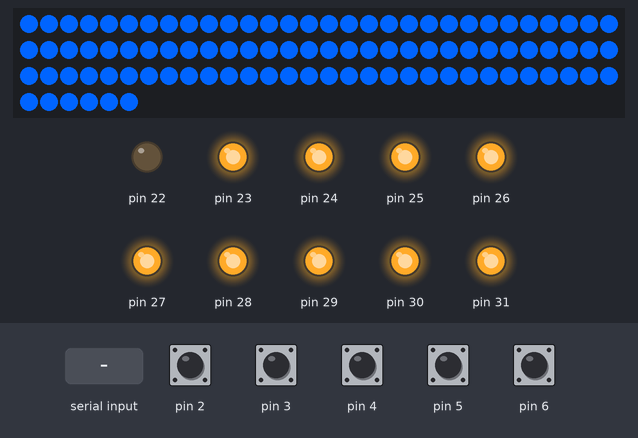
The sketch below on a simulated Arduino Mega 2560, built with avr-gcc and run on an emulated ATmega2560. Shown: 96 RGB LEDs in strip order, left to right, continuing on the next row, output pins drawn as LEDs (lit = HIGH). The inputs (shaded band) are chosen by the test bench; at power-on: pin 2–6 HIGH.

Above: at 3.4 s.
3.5 s: "1\n" received over the second serial link
At 5.2 s:
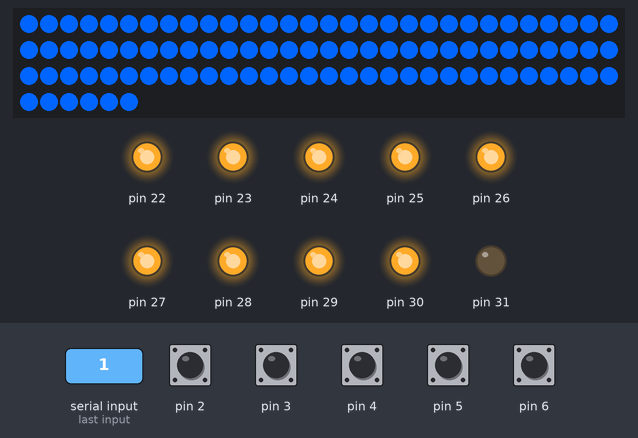
At 7.0 s:
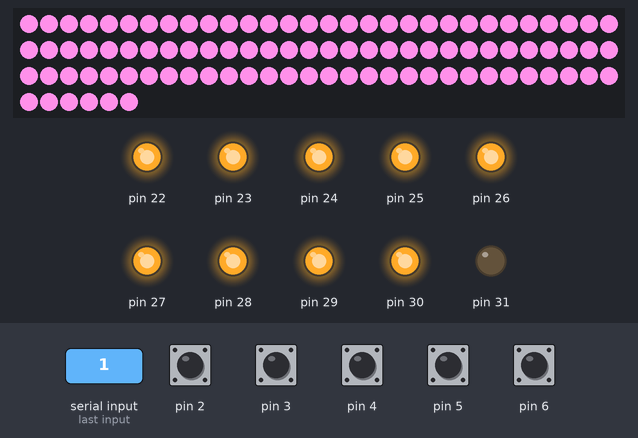
10.1 s: "0\n" received over the second serial link
13.1 s: pin 2 pulled LOW for 0.15 s
At 14.9 s:
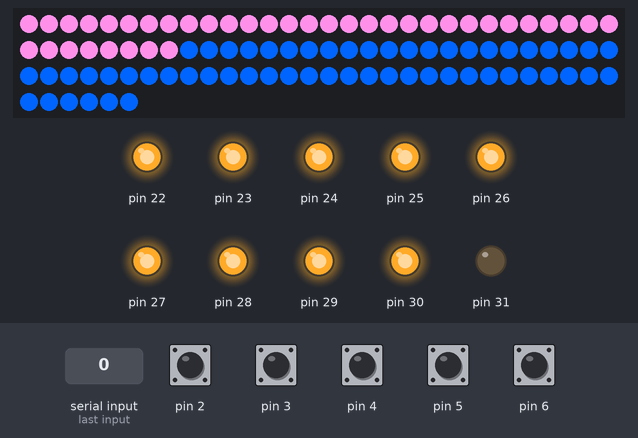
Timing chart, 0 to 16.4 s (numbered marks = the images above; inputs shaded):
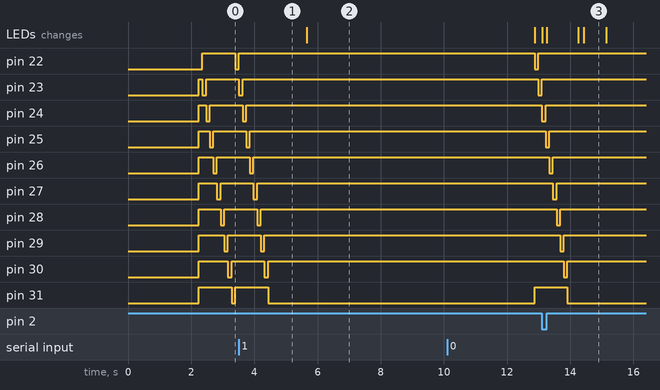

Measured:
- after the input at 3.5 s, pin 22: goes on until 3.5 s, then stays HIGH; pin 23: goes on until 3.6 s, then stays HIGH; pin 24: goes on until 3.7 s, then stays HIGH; pin 25: goes on until 3.9 s, then stays HIGH; pin 26: goes on until 4.0 s, then stays HIGH
- what the display in image 3 shows lasts 0.7 s, from 14.4 s to 15.1 s

The sketch:

arduino_icescape.ino
```cpp
#include "LPD8806.h"
#define BTSerial Serial1
#define BAUD 115200

// LED initialization
int nLEDs = 96;
int dataPin  = 8;
int clockPin = 9;
LPD8806 strip = LPD8806(nLEDs, dataPin, clockPin);

char ledArray[48];
int reedArray[48];
bool reversedRow = false;

void setup() {
  for (int i = 0; i < 48; i ++) {
    reedArray[i] = 1;
    ledArray[i] = '1';
  }
  BTSerial.begin(BAUD);
  Serial.begin(BAUD);

  // Initialize pins for the Matrix
  pinMode(2, INPUT_PULLUP);
  pinMode(3, INPUT_PULLUP);
  pinMode(4, INPUT_PULLUP);
  pinMode(5, INPUT_PULLUP);
  pinMode(6, INPUT_PULLUP);
  pinMode(22, OUTPUT);
  pinMode(23, OUTPUT);
  pinMode(24, OUTPUT);
  pinMode(25, OUTPUT);
  pinMode(26, OUTPUT);
  pinMode(27, OUTPUT);
  pinMode(28, OUTPUT);
  pinMode(29, OUTPUT);
  pinMode(30, OUTPUT);
  pinMode(31, OUTPUT);

  strip.begin();
  strip.show();
  colorWipe(strip.Color(0, 50, 255), 50);
}

void setPinLow(int pin) {
  for (int i = 0; i < 10; i++) {
    bool isPin = (i == pin);
    bool PinLevel = !isPin;
    digitalWrite(i + 22, PinLevel);
  }
}

void colorWipe(uint32_t c, uint8_t wait) {
  // Colors the whole field
  int i;

  for (i = 0; i < strip.numPixels(); i++) {
    // Change the color of all the LEDS.
    // strip.show() is called every time to give a slow wipe effect
    strip.setPixelColor(i, c);
    strip.show();
  }

}

void lost(int index) {
  strip.setPixelColor(index * 2 , 255, 0, 0);
  strip.setPixelColor(index * 2 + 1, 255, 0, 0);
  colorWipe(strip.Color(255, 0, 0), 50);
  delay(2000);
  colorWipe(strip.Color(0, 50, 255), 50);
  delay(200);
  showRoute();
  delay(2000);
  colorWipe(strip.Color(0, 50, 255), 50);
}

void showRoute() {
  for (int i = 0; i < 96; i += 2) {
    if (ledArray[i / 2] == '1') {
      strip.setPixelColor(i, 255, 200, 245);
      strip.setPixelColor(i + 1, 255, 200, 245);
    }
    else if (ledArray[i / 2] == '0') {
      strip.setPixelColor(i, 0, 50, 255);
      strip.setPixelColor(i + 1, 0, 50, 255);
    }
    strip.show();
  }
}

void loop() {
  if (BTSerial.available()) {
    // If there's data to read from the bluetooth, then pack it in the
    // LED array
    // The data comes in the form 0+0000000000000000-
    // The number before the "+" means the order of the positions in the matrix (0 - 2)
    // The next 16 binary numbers describe if the LED should be on or off (16 * 3 = 48 Fields)
    // The "-" represents the end of the String
    //
    String data = BTSerial.readStringUntil('\n');
    bool started = false;
    int nextIndex = 0;
    char start = '+', finish = '-';
    if (data.length() > 0) {
      for (int i = 0; i < data.length(); i++) {
        if (data.charAt(i) == finish) {
          started = false;
        }
        if (started == true) {

          ledArray[nextIndex] = data.charAt(i);
          nextIndex++;
        }
        if (data.charAt(i) == start) {
          started = true;
        }
      }
      showRoute();
      delay(5000);
      colorWipe(strip.Color(0, 50, 255), 50);
    }
    Serial.println("");
  }

  int helperIndex = 0, offset = 0, elementCounter = 0;
  for (int row = 0; row < 10; row++) {
    // Check the whole matrix to get the player's position
    helperIndex = 0;
    helperIndex = (row % 2 == 0) ? 0 : 4;
    setPinLow(row);
    for (int element = 0; element < 5; element++) {
      int index = (element + (row * 5)) + helperIndex;
      if (row >= 3) {
        offset = 1;
      }
      if (row >= 6) {
        offset = 2;
      }
      if (row % 2 != 0) {
        helperIndex -= 2;
      }
      reedArray[index - offset] = digitalRead(2 + element);
      if ((reedArray[index] == 0 && ledArray[index] == '0')) {
        // If the field is wrong
        lost(index);
      }
      else if ((reedArray[index] == 0 && ledArray[index] == '1' )) {
        if ((row == 9 || row == 8 && (element == 3 || element == 4))) {
          // If the player comes to the last field: Displays Green
          colorWipe(strip.Color(0, 50, 0), 50);
          delay(1000);
          colorWipe(strip.Color(0, 50, 255), 50);
        }
        else {
          // Color the Field White when the movement was correct
          strip.setPixelColor(index * 2 ,  255, 200, 245);
          strip.setPixelColor(index * 2 + 1,  255, 200, 245);
        }
      }
      elementCounter++;
      strip.show();
    }
  }
}
```
